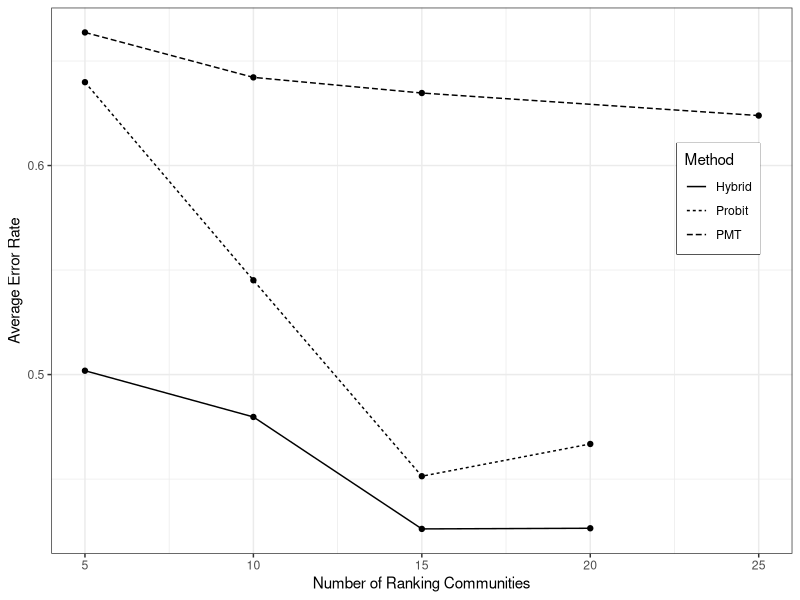
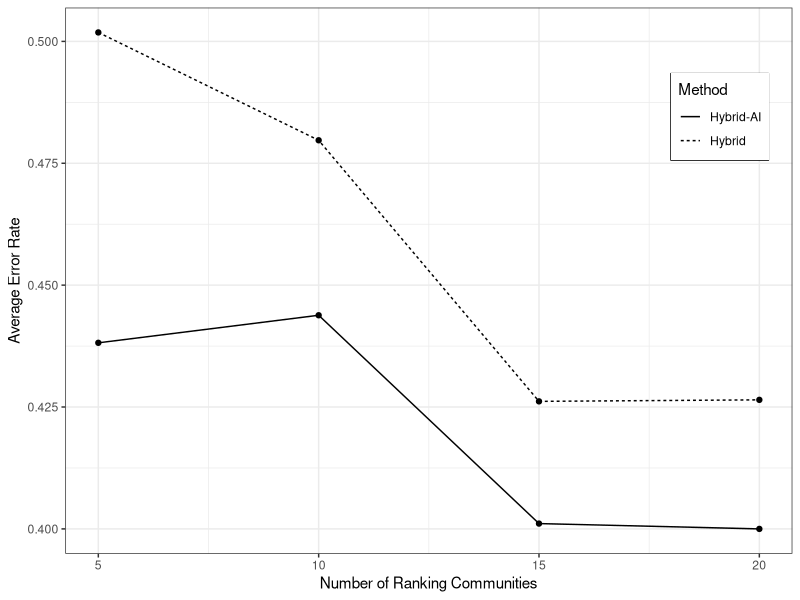
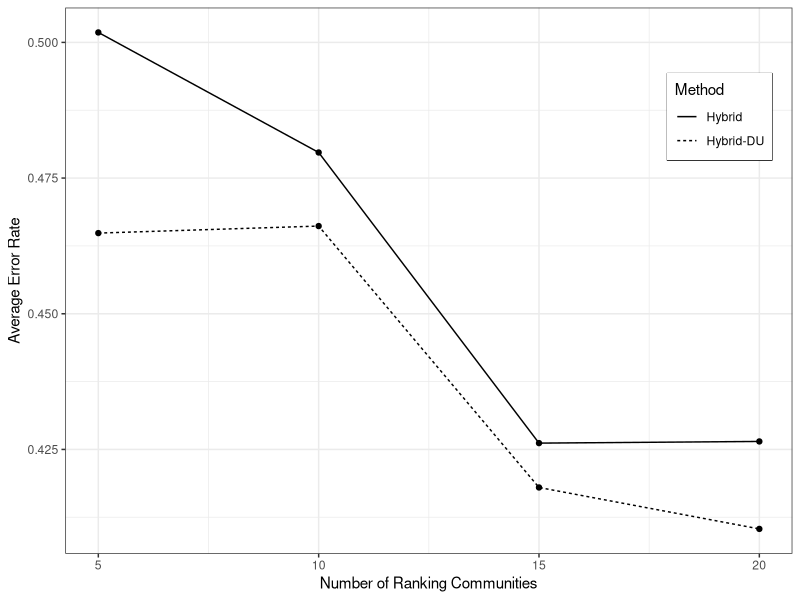
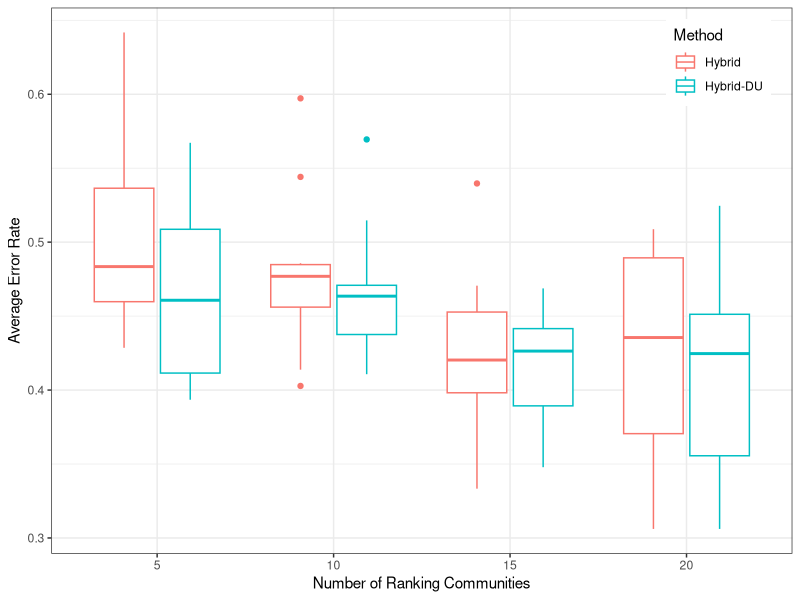
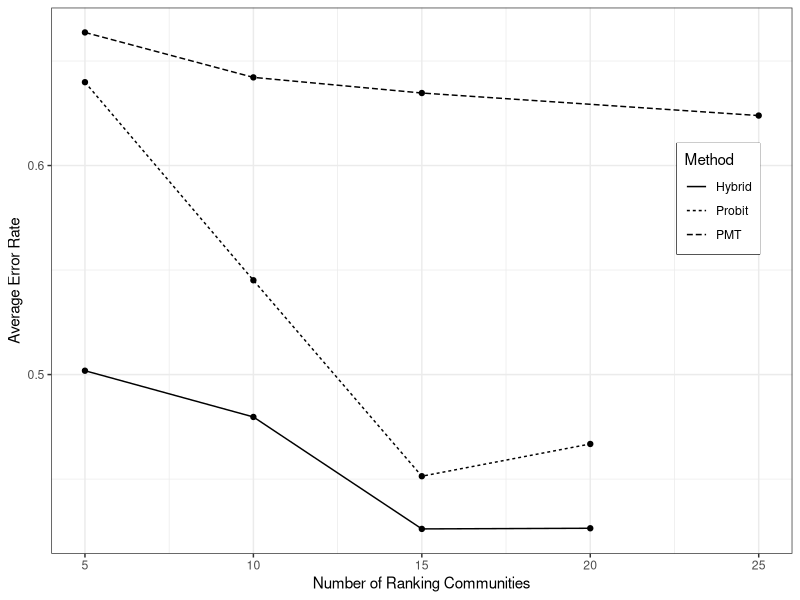
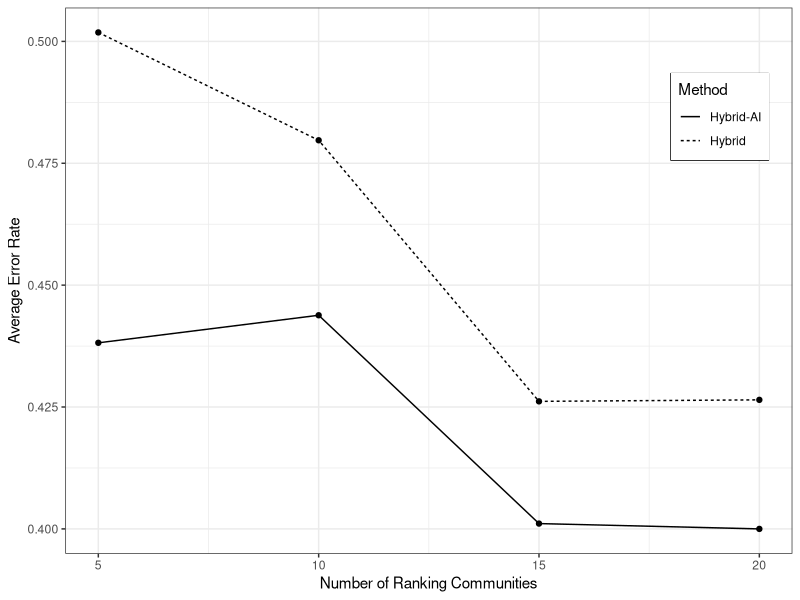
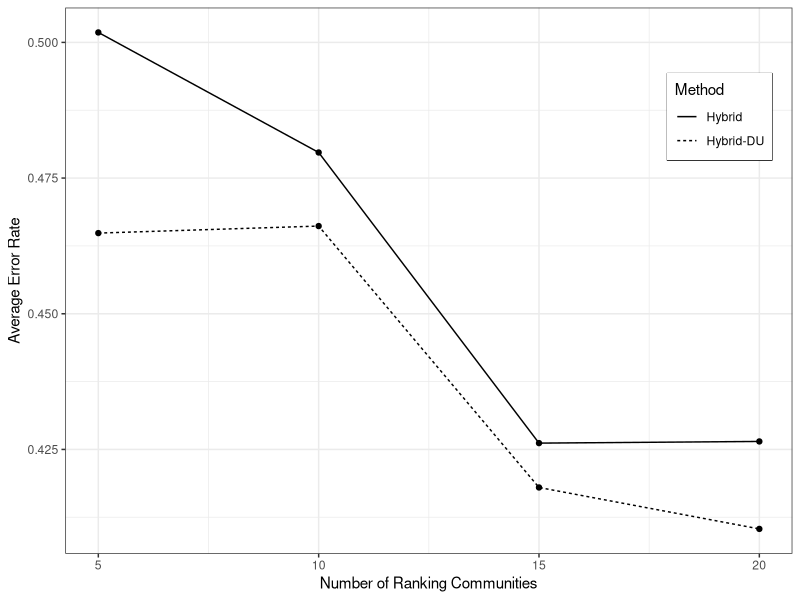

These figures' R source, in order: (Note: this script raises an error after producing the figures.)
library(dplyr)
library(ggplot2)
library(reshape2)

all_results <- read.csv("Hillebrecht Analysis/all_results.csv")

pmt_corrected <- read.csv("Hillebrecht Analysis/PMT_nonconverge_corrected_cbt.csv") %>%
  mutate(variable = as.factor("EER"), Method = as.factor("PMT")) %>%
  rename(mean=mean_EER ) %>%
  relocate(Method, CBT_ncomm, variable, mean)

all_coef <- read.csv("Hillebrecht Analysis/coef_total_sample.csv")

#### --- ERROR RATE PLOTS ----------------------------------

plot_data <- all_results %>%  mutate(IER = 1-Precision,
                                     EER = 1-Sensitivity) %>%
  melt(id.var = c("Method", "CBT_ncomm")) %>%
  mutate(Method = factor(Method, levels = c("Hybrid Score (corrected)","Hybrid Score","CBT Score", "CBT Score (corrected)","CBT DU", "CBT Logit", "PMT OLS"),
                         labels = c(        "Hybrid-AI-EC",            "Hybrid-AI",    "Hybrid",   "Hybrid-EC",           "Hybrid-DU", "Probit", "PMT"))) %>%
  group_by(Method, CBT_ncomm, variable) %>%
  summarise(mean = mean(value ))%>%ungroup %>%
  subset(variable %in% c( "EER"))

plot_data[plot_data$Method == "PMT",] <- pmt_corrected


plot_data %>%
  subset( Method %in% c("Hybrid", "PMT", "Probit")  )%>%
  ggplot() + geom_line(aes(x = CBT_ncomm, y = mean, linetype = Method)) +
  geom_point(aes(x = CBT_ncomm, y = mean)) +
  #geom_linerange(aes(x = CBT_ncomm, ymin = min,ymax=max, linetype = Method))+
  theme_bw() +
  labs(x = "Number of Ranking Communities", y = "Average Error Rate")+ 
  theme(legend.position = c(0.9, 0.65))+
  theme(legend.box.background = element_rect(colour = "black"))

ggsave("Hillebrecht Analysis/ER_hybrid.pdf", width = 8, height = 5)


plot_data %>%
  subset( Method %in% c("Hybrid", "Hybrid-AI")  )%>%
  ggplot() + geom_line(aes(x = CBT_ncomm, y = mean, linetype = Method)) +
  geom_point(aes(x = CBT_ncomm, y = mean)) +
  #geom_linerange(aes(x = CBT_ncomm, ymin = min,ymax=max, linetype = Method))+
  theme_bw() +
  labs(x = "Number of Ranking Communities", y = "Average Error Rate")+ 
  theme(legend.position = c(0.9, 0.8))+
  theme(legend.box.background = element_rect(colour = "black"))

ggsave("Hillebrecht Analysis/ER_hybrid_AI.pdf", width = 8, height = 5)

plot_data %>%
  subset( Method %in% c("Hybrid", "Hybrid-DU")  )%>%
  ggplot() + geom_line(aes(x = CBT_ncomm, y = mean, linetype = Method)) +
  geom_point(aes(x = CBT_ncomm, y = mean)) +
  #geom_linerange(aes(x = CBT_ncomm, ymin = min,ymax=max, linetype = Method))+
  theme_bw() +
  labs(x = "Number of Ranking Communities", y = "Average Error Rate")+ 
  theme(legend.position = c(0.9, 0.8))+
  theme(legend.box.background = element_rect(colour = "black"))

ggsave("Hillebrecht Analysis/ER_hybrid_DU.pdf", width = 8, height = 5)



all_results %>%  mutate(IER = 1-Precision,
                        EER = 1-Sensitivity) %>%
  melt(id.var = c("Method", "CBT_ncomm")) %>%
  mutate(Method = factor(Method, levels = c("Hybrid Score (corrected)","Hybrid Score","CBT Score", "CBT Score (corrected)","CBT DU", "CBT Logit", "PMT OLS"),
                         labels = c(        "Hybrid-AI-EC",            "Hybrid-AI",    "Hybrid",   "Hybrid-EC",           "Hybrid-DU", "Probit", "PMT"))) %>%
  subset(variable %in% c( "IER") & Method %in% c("Hybrid", "Hybrid-DU")  )%>%
  ggplot() + geom_boxplot(aes(x = as.factor(CBT_ncomm), y = value,colour = Method)) +
  #geom_point(aes(x = CBT_ncomm, y = mean)) +
  #geom_linerange(aes(x = CBT_ncomm, ymin = min,ymax=max, linetype = Method))+
  theme_bw() +
  labs(x = "Number of Ranking Communities", y = "Average Error Rate")+ 
  theme(legend.position = c(0.9, 0.9))

#### --- COEFFICIENT PLOTS ----------------------------------

variable_labels <- read.csv("Data/Burkina Faso/Cleaning/variables.csv")
#variable_labels_add <- data.frame(Name = "connected", Definition = "Elite connection")

#variable_labels <- rbind(variable_labels, variable_labels_add)

score_order <- all_coef %>% merge(variable_labels, by.x = "parameter", by.y = "Name") %>% 
  dplyr::select(Definition,Category, CB_beta_rank_mean) %>%
  subset(CB_beta_rank_mean != 0)%>% #remove elite connection 0
  melt(id.vars = c("Definition", "Category")) %>%
  group_by(Definition, Category,variable) %>%
  summarise(mean = mean(value)) %>%
  group_by(Category,variable) %>%
  mutate(std_mean =mean/mean(abs(mean)),
         mean_abs = mean(abs(mean))) %>%
  arrange(Category,mean) 

all_coef %>%merge(variable_labels, by.x = "parameter", by.y = "Name") %>% 
  dplyr::select(Definition, Category, CB_beta_rank_mean, PMT_beta) %>%
  subset(CB_beta_rank_mean != 0)%>% #remove elite connection 0
  melt(id.vars = c("Definition", "Category")) %>%
  group_by(Definition, Category, variable) %>%
  summarise(mean = mean(value)) %>% ungroup() %>%
  group_by(variable) %>%
  mutate(std_mean = mean/mean(abs(mean))) %>%
  ungroup() %>%
  mutate(Definition = factor(Definition, levels = score_order$Definition),
         variable = factor(variable, levels = c("CB_beta_rank_mean", "PMT_beta"),
                           labels = c("Hybrid", "PMT")))%>%
  ggplot() + 
  geom_col(aes(x = Definition, y = std_mean, fill = variable ),position =  position_dodge(width = 0.5)) +
  #facet_grid(Category~., scales = "free_y")+
  coord_flip() + 
  theme_bw() +
  labs(x = "", y = "Standardized Coefficient Estimate") +
  scale_fill_grey("Method") +
  theme(legend.position = c(.9,.9), 
        legend.box.background = element_rect(colour = "black"))


ggsave("Hillebrecht Analysis/coef_score_hillebrecht.pdf", width = 12, height = 12)

all_coef %>%merge(variable_labels, by.x = "parameter", by.y = "Name") %>%
  dplyr::select(Definition, Category, CB_beta_rank_mean, CB_beta_rank_mean_noelite) %>%
  subset(CB_beta_rank_mean != 0)%>% #remove elite connection 0
  melt(id.vars = c("Definition", "Category")) %>%
  group_by(Definition, Category, variable) %>%
  summarise(mean = mean(value)) %>% ungroup() %>%
  group_by(variable) %>%
  mutate(std_mean = mean/mean(abs(mean))) %>%
  mutate(Definition = factor(Definition, levels = score_order$Definition),
         variable = factor(variable, levels = c("CB_beta_rank_mean", "CB_beta_rank_mean_noelite"),
                           labels = c("Hybrid", "Hybrid-EC")))%>%
  ggplot() + 
  geom_col(aes(x = Definition, y = std_mean, fill = variable ), position = position_dodge(width = 0.5)) +
  #facet_grid(Category~., scales = "free_y")+
  coord_flip() + 
  theme_bw() +
  labs(x = "", y = "Standardized Coefficient Estimate") +
  scale_fill_grey("Method")+
  theme(legend.position = c(.9,.9), 
        legend.box.background = element_rect(colour = "black"))

ggsave("Hillebrecht Analysis/coef_score_EC_hillebrecht.pdf", width = 12, height = 12)
